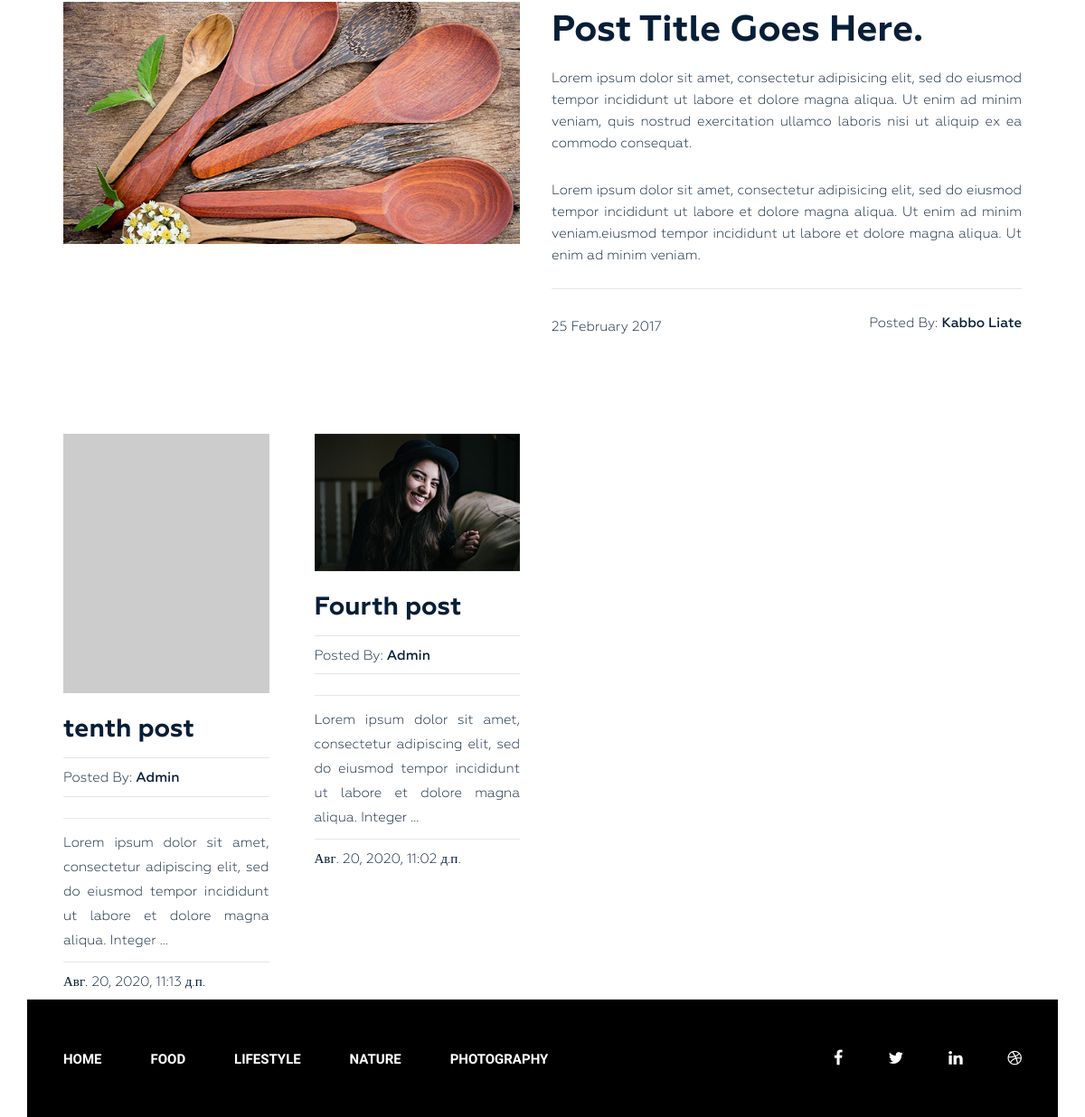
The app's page /category/photography/ (lower part), older data.
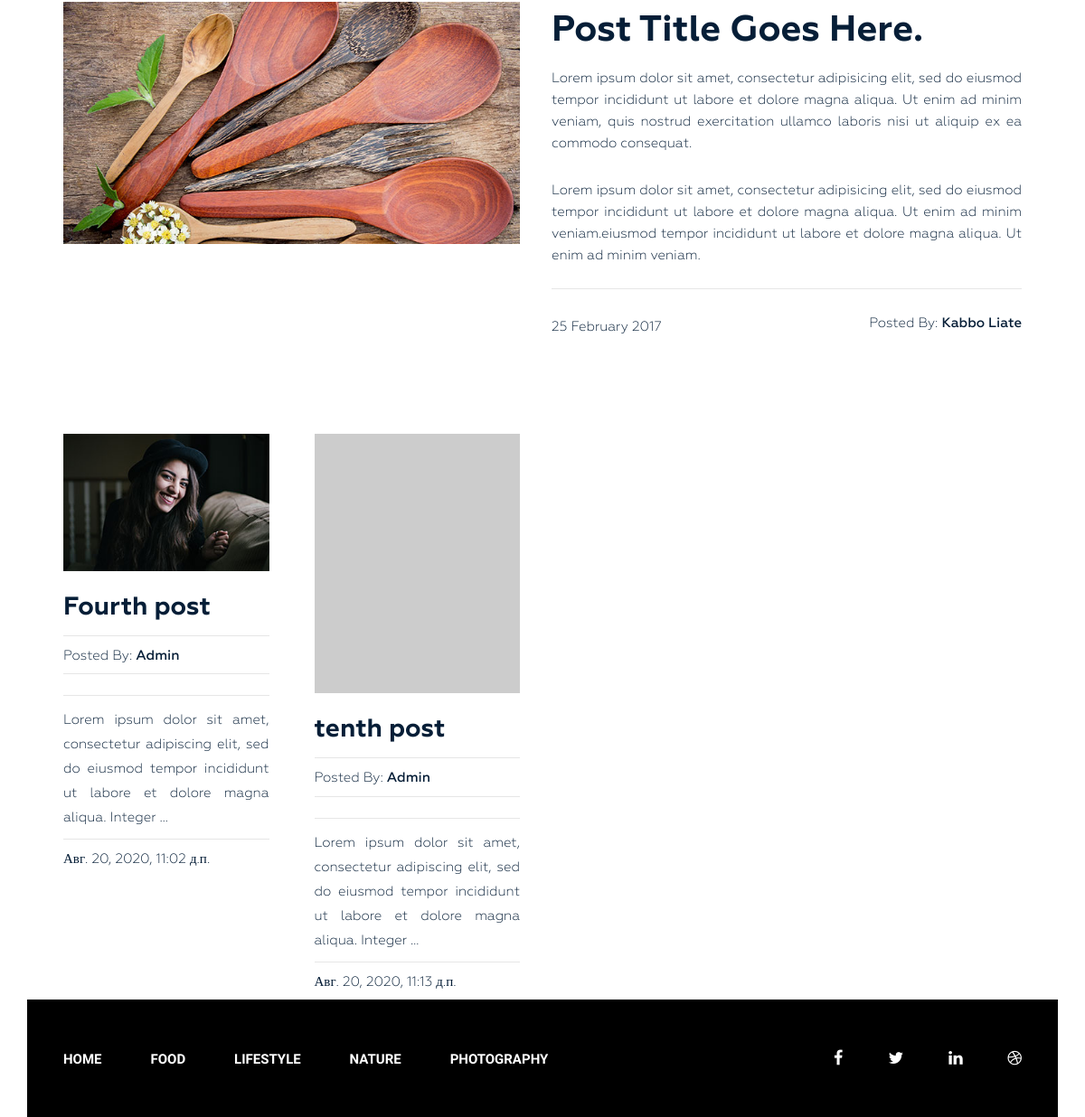
The same page, newer data.
### blog/models.py (models this page shows, shortened)
class Post(models.Model):
    title = models.CharField(max_length=100, verbose_name='Заголовок поста')
    content = models.TextField(blank=True, verbose_name='Содержание')
    author = models.CharField(max_length=100, verbose_name='Автор')
    photo = models.ImageField(upload_to='photo/%Y/%m/%d/', blank=True, verbose_name='Фотография')
    created_at = models.DateTimeField(auto_now_add=True, verbose_name='Создано')
    updated_at = models.DateTimeField(auto_now=True, verbose_name='Отредактировано')
    views = models.IntegerField(verbose_name='Количество просмотрров', default=0)
    category = models.ForeignKey(to=Category, on_delete=models.PROTECT, verbose_name='Категория')
    tags = models.ManyToManyField(to=Tag, blank=True, verbose_name='Теги')
    slug = models.SlugField(max_length=100, verbose_name='Post URL', unique=True)
    def get_absolute_url(self):
        return reverse('post', kwargs={'slug': self.slug})
    class Meta:
        verbose_name = 'Пост'
        verbose_name_plural = 'Посты'
        ordering = ['-updated_at']

class Category(models.Model):
    title = models.CharField(max_length=100, verbose_name='Название категории')
    slug = models.SlugField(max_length=100, verbose_name='Category URL', unique=True)
    def __str__(self):
        return self.title
    def get_absolute_url(self):
        return reverse('category', kwargs={'slug': self.slug})
    class Meta:
        verbose_name = 'Категория'
        verbose_name_plural = 'Категории'
        ordering = ['title']

### blog/views.py (the view)
# urls.py: path('category/<str:slug>/', PostsByCategory.as_view(), name='category'),
class PostsByCategory(ListView):
    model = Category
    context_object_name = 'category'
    template_name = 'blog/category.html'
    paginate_by = 4
    allow_empty = False
    def get_queryset(self):
        return Post.objects.filter(category__slug=self.kwargs['slug'])
    def get_context_data(self, *, object_list=None, **kwargs):
        context = super().get_context_data(**kwargs)
        context['title'] = Category.objects.get(slug=self.kwargs['slug'])
        return context

### blog/templatetags/menu_tag.py (called while the page is built)
@register.inclusion_tag('blog/tags/menu.html')
def show_menu(menu_class='menu'):
    categories = Category.objects.all()
    context = {
        'categories': categories,
        'menu_class': menu_class,
    }
    return context

### blog/templates/blog/category.html (shortened to what this page needs)
{% extends 'base.html' %}
{% load static %}
{% block content %}
<section class="blog-post-area">
    <div class="container">
        <div class="row">
            <div class="blog-post-area-style">
                <div class="col-md-12">
                    <div class="single-post-big">
                        <div class="big-image">
                            <img src="{% static 'img/post-image1.jpg' %}" alt="">
                        </div>
                        <div class="big-text">
                            <h3><a href="#">Post Title Goes Here.</a></h3>
                            <p>Lorem ipsum dolor sit amet, consectetur adipisicing elit, sed do eiusmod tempor incididunt ut labore et dolore magna aliqua. Ut enim ad minim veniam, quis nostrud exercitation ullamco laboris nisi ut aliquip ex ea commodo consequat.</p>
                            <p>Lorem ipsum dolor sit amet, consectetur adipisicing elit, sed do eiusmod tempor incididunt ut labore et dolore magna aliqua. Ut enim ad minim veniam.eiusmod tempor incididunt ut labore et dolore magna aliqua. Ut enim ad minim veniam.</p>
                            <h4><span class="date">25 February 2017</span><span class="author">Posted By: <span class="author-name">Kabbo Liate</span></span>
                            </h4>
                        </div>
                    </div>
                </div>
                {% for i in category %}
                <div class="col-md-3">
                    <div class="single-post">
                        {% if i.photo %}
                        <img src="{{ i.photo.url }}" alt="{{ i.title }}">
                        {% else %}
                        <img src="https://picsum.photos/id/237/300/201" alt="{{ i.title }}">
                        {% endif %}
                        <h3><a href="{{ i.get_absolute_url }}">{{ i.title }}</a></h3>
                        <h4><span>Posted By: <span class="author-name">{{ i.author }}</span></span>
                        </h4>
                        <p>{{ i.content|safe|linebreaks|truncatewords:20 }}</p>
                        <h4><span>{{ i.created_at }}</span></h4>
                    </div>
                </div>
                {% endfor %}
            </div>
        </div>
    </div>
</section>
{% endblock %}

### blog/templates/blog/tags/menu.html
<div class="{{ menu_class }}">
    <ul>
        <li><a href="{% url 'home' %}">Home</a></li>
        {% for i in categories %}
        <li><a href="{{ i.get_absolute_url }}">{{ i.title }}</a></li>
        {% endfor %}
    </ul>
</div>

Row changes from the older to the newer data that the page shows:
changed Post "Fourth post": moves up the list
